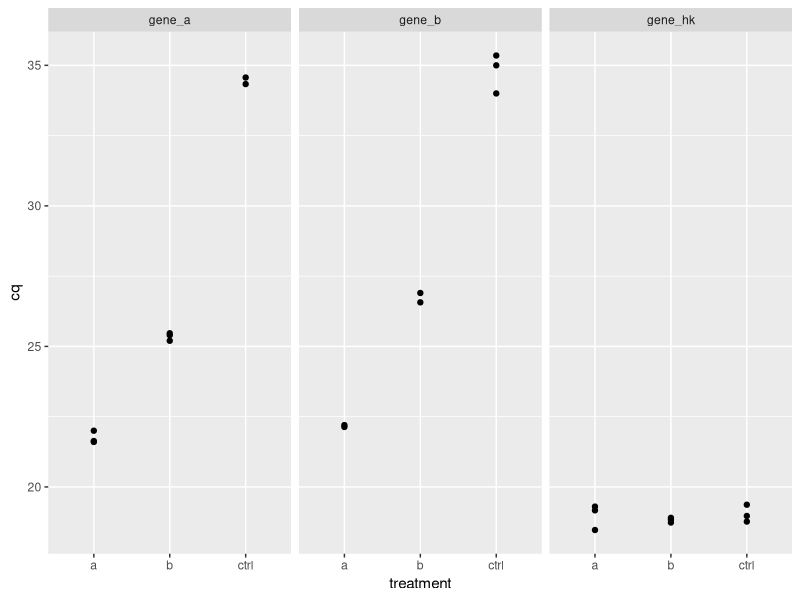
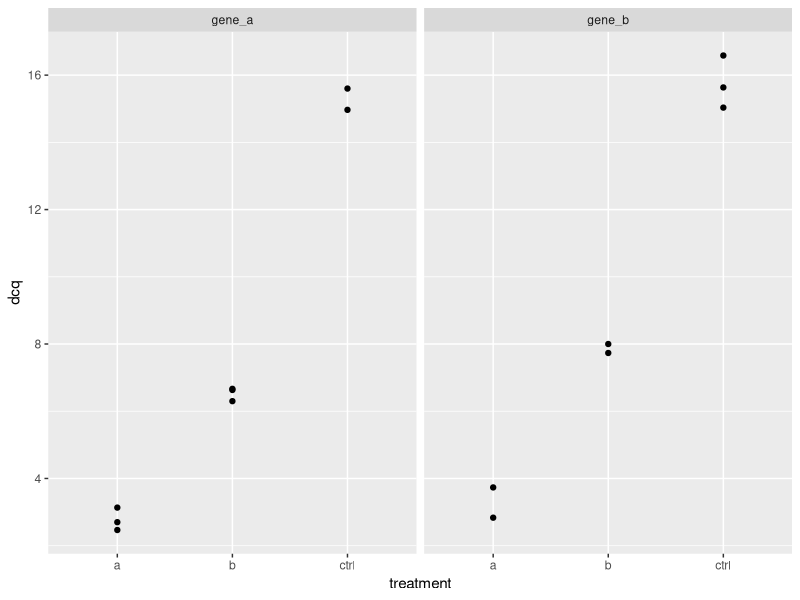
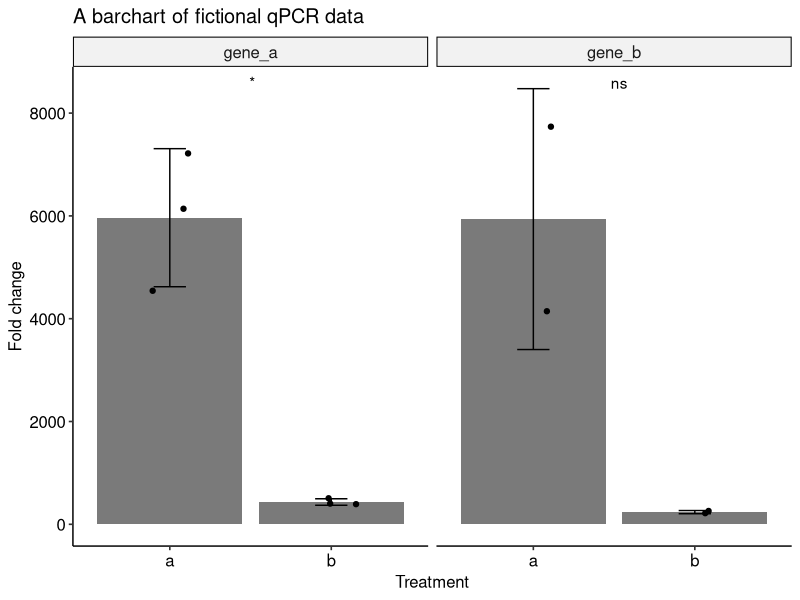

Source code (R) for these figures, in order:
## ---- chunk 1
knitr::opts_chunk$set(echo = TRUE,
                      message = FALSE,
                      warning = FALSE)
## ---- chunk 2
#install.packages("tidyverse") #Use this to install if they are not installed yet.
#install.packages("rlang")     #Use this to install if they are not installed yet.
#install.packages("ggpubr")    #Use this to install if they are not installed yet. 

library(tidyverse) 
library(rlang)
library(ggpubr) #this package extends ggplot2
## ---- chunk 3
#to do: function for showing triplicates with outlier, function for summary statistics, use qpcr_ddcq with cq values as input, error messages.
qpcr_clean <- function(.data, cq, threshold, ...){
  # to do: add if statements for errors. no column called cq etc. 
  dots <- names(enquos(..., .named = TRUE))
  
  median_cq <- .data %>%
    group_by(...) %>%
    summarise(median_cq = median({{cq}}, na.rm = TRUE), #calculate the median cq value
            count = sum(!is.na({{cq}}))) #count the amount of techreps with a cq value
  
  dev_test <- .data %>%
    full_join(median_cq, by = dots) %>%
    filter(count > 1) %>% #take out tech reps with only 1 value
    mutate(distance_med = abs({{cq}} - median_cq)) %>%  #calculate deviation from median
    mutate(keep = if_else(count == 2,
                          if_else(distance_med*2 < threshold, TRUE, FALSE),
                          if_else(distance_med   < threshold, TRUE, FALSE)))
  
  count_true <- dev_test %>%
    group_by(...) %>%
    summarise(count_keep = sum(keep, na.rm = TRUE))
  
  clean_data <- dev_test %>%
    full_join(count_true, by = dots) %>%
    filter(count_keep > 1, #remove samples where all are more than the threshold apart
           keep == TRUE) %>% #remove all other outliers
    select(-(median_cq:count_keep)) #remove the now unnecessary columns
  clean_data
}

qpcr_avg <- function(.data, cq, ...){
  .data %>%
    group_by(...) %>%
    summarise(cq = mean({{cq}}, na.rm = TRUE)) %>%
    ungroup()
}

qpcr_dcq <- function(.data, primer_pair, housekeeping, ...){
  # to do: add if statements to check input. no column called cq etc. 
  dots <- names(enquos(..., .named = TRUE))
  
  cq_hk <- .data %>%
    filter({{primer_pair}} == housekeeping) %>%
    rename(cq_hk = cq) %>%
    select(..., cq_hk)
  
  dcq_values <- .data %>%
    filter({{primer_pair}} != "gene_hk") %>%
    inner_join(cq_hk, by = dots) %>%
    mutate(dcq = cq - cq_hk)
  dcq_values
}

qpcr_ddcq <- function(.data, treatment, untreated, primer_pair){
  #to do: check inputs. must be dcq values. 
  primer_join <- names(enquos(primer_pair, .named = TRUE))
  
  dcq_ctrl <- .data %>%
    filter({{treatment}} == untreated) %>%
    group_by({{primer_pair}}) %>%
    summarise(dcq_ctrl = mean(dcq, na.rm = TRUE))
  
  ddcq <- .data %>%
    filter(treatment != untreated) %>%
    inner_join(dcq_ctrl, by = primer_join) %>%
    mutate(ddcq = dcq - dcq_ctrl,
           fold_change = 2^-ddcq)
  ddcq
}

## ---- chunk 4
raw_data <- read_csv(file = "rawcqvalues.csv") # see above for which function to use if you use your own file. 
## ---- chunk 5
knitr::kable(
  raw_data[1:5, ], 
  caption = "First 5 rows of the raw data"
)
## ---- chunk 6
clean_data <- qpcr_clean(raw_data, cq = cq_values, threshold = 1, treatment, primer_pair, bio_rep)
## ---- chunk 7
outliers <- raw_data %>%
  setdiff(clean_data)

knitr::kable(
  outliers)
## ---- chunk 8
extra_col <- outliers %>%
  mutate(outlier = TRUE) %>%
  select(-cq_values)

triplets <- outliers %>%
  select(-cq_values) %>% #put your column name here for the cq values column
  select(-tech_rep) %>% #put the name of your technical replicate column here
  left_join(raw_data, by = c("treatment", "bio_rep", "primer_pair")) %>% #put all other column names here, except for the cq and tech rep columns.
  distinct() %>%
  left_join(extra_col, by = c("treatment", "bio_rep", "primer_pair", "tech_rep")) #put the names of all columns except for the cq value column

knitr::kable(
  triplets)
## ---- chunk 9
avg_data <- qpcr_avg(clean_data, cq = cq_values, treatment, primer_pair, bio_rep)

knitr::kable(avg_data[1:6,],
             caption = "The first six rows of the average Cq values")
## ---- chunk 10
ggplot(data = avg_data, aes(x = treatment, y = cq))+  #replace x to you situation
  geom_point()+
  facet_wrap(~primer_pair) #replace as needed
## ---- chunk 11
dcq_values <- qpcr_dcq(avg_data, primer_pair = primer_pair, housekeeping = "gene_hk", treatment, bio_rep)

knitr::kable(dcq_values[1:6,], caption = "The first six rows of the dCq values")
## ---- chunk 12
dcq_values %>%
  ggplot(aes(treatment, dcq))+ # replace treatment with whatever you used
    geom_point()+
    facet_grid(cols = vars(primer_pair)) #use if you pcr multiple genes
## ---- chunk 13
ddcq_values <- qpcr_ddcq(dcq_values, treatment = treatment, untreated = "ctrl", primer_pair = primer_pair)

knitr::kable(ddcq_values[1:6,], caption = "The first six rows of the ddCq values") 
## ---- chunk 14
#calculate mean and standard deviation
summary <- ddcq_values %>%
  group_by(treatment, primer_pair) %>%  #fill in the column names of your experimental variables and primer targets
  summarise(
    sd = sd(fold_change, na.rm = TRUE),
    mean_fc = mean(fold_change, na.rm = TRUE)
  )

#making the barchart
ddcq_values %>%
  ggplot(aes(treatment, fold_change))+  #replace treatment with your column name.
    geom_bar(data = summary, aes(treatment, mean_fc), stat = "identity", alpha = 0.8)+ #replace treatment with your column name.
    geom_errorbar(data = summary, aes(treatment, mean_fc, ymin = mean_fc-sd, ymax = mean_fc+sd), #replace treatment with your column name.
                  width = 0.2)+
    geom_jitter(width = 0.2)+
    facet_grid(cols = vars(primer_pair))+ #replace primer_pair with your column name.
    stat_compare_means(label = "p.signif", method = "t.test", label.x = 1.5, show.legend = FALSE)+
    theme_pubr()+ # this theme is supposed to be publication ready
    theme(strip.text = element_text(size = 12))+ 
    labs(x = "Treatment",  #set the axis labels and title
         y = "Fold change",
         title = "A barchart of fictional qPCR data")
